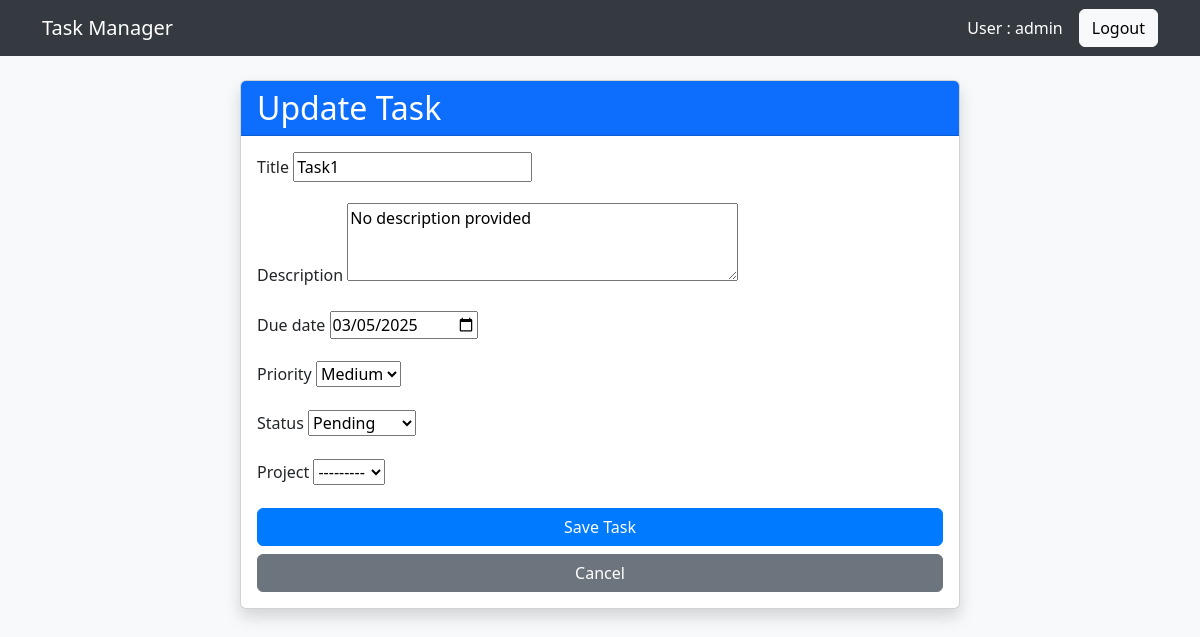
Screenshot of /tasks/5/update/ (signed in) with the database file from the repository.
### user/models.py (models this page shows, shortened)
class Task(models.Model):
    PRIORITY_CHOICES = [
        ('Low', 'Low'),
        ('Medium', 'Medium'),
        ('High', 'High'),
    ]
    STATUS_CHOICES = [
        ('Pending', 'Pending'),
        ('In Progress', 'In Progress'),
        ('Completed', 'Completed'),
    ]
    title = models.CharField(max_length=255)
    description = models.TextField(default="No description provided")
    due_date = models.DateField(default=date.today)
    priority = models.CharField(max_length=10, choices=PRIORITY_CHOICES, default='Medium')
    status = models.CharField(max_length=15, choices=STATUS_CHOICES, default='Pending')
    user = models.ForeignKey(User, on_delete=models.CASCADE)
    project = models.ForeignKey(Project, on_delete=models.CASCADE, related_name='tasks', null=True, blank=True)
    created_date = models.DateTimeField(auto_now_add=True)
    updated_date = models.DateTimeField(auto_now=True)
    class Meta:
        ordering = ['due_date', 'priority']

### user/views.py (the view)
# urls.py: path('tasks/<int:task_id>/update/', views.update_task, name='update_task'),
@login_required
def update_task(request, task_id):
    task = get_object_or_404(Task, id=task_id)
    if not check_task_permission(request.user, task, 'edit'):
        raise PermissionDenied("You don't have permission to edit this task.")
    if request.method == "POST":
        form = TaskForm(request.user, request.POST, instance=task)
        if form.is_valid():
            form.save()
            messages.success(request, 'Task updated successfully!')
            return redirect('task_list')
    else:
        form = TaskForm(request.user, instance=task)
    return render(request, 'task_form.html', {'form': form, 'action': 'Update'})

### user/forms.py
class TaskForm(forms.ModelForm):
    class Meta:
        model = Task
        fields = ['title', 'description', 'due_date', 'priority', 'status', 'project']
        widgets = {
            'description': forms.Textarea(attrs={'rows': 3}),
            'due_date': forms.DateInput(attrs={'type': 'date'}),
        }
    def __init__(self, user, *args, **kwargs):
        super(TaskForm, self).__init__(*args, **kwargs)
        own_projects = list(Project.objects.filter(user=user))
        shared_task_projects = set(Project.objects.filter(
            tasks__taskpermission__user=user,
            tasks__taskpermission__permission_type__in=['edit', 'admin']
        ).distinct())
        all_available_projects = own_projects.copy()
        for project in shared_task_projects:
            if project not in own_projects:
                all_available_projects.append(project)
        self.fields['project'].queryset = Project.objects.filter(
            id__in=[p.id for p in all_available_projects]
        )

### user/models.py (called while the page is built)
    def __str__(self):
        return self.name

### user/views.py (called while the page is built, shortened)
def check_task_permission(user, task, required_permission='view'):
    if user.is_superuser:
        return True  # Admins have full access

### templates/task_form.html (shortened to what this page needs)
{% extends 'base.html' %}
{% block content %}
<div class="container">
    <div class="row justify-content-center">
        <div class="col-md-8">
            <div class="card shadow">
                <div class="card-header bg-primary text-white">
                    <h2 class="mb-0">{{ action }} Task</h2>
                </div>
                <div class="card-body">
                    <form method="POST">
                        {% for field in form %}
                        <div class="mb-3">
                            <label for="{{ field.id_for_label }}" class="form-label">{{ field.label }}</label>
                            {{ field }}
                        </div>
                        {% endfor %}
                        <div class="d-grid gap-2">
                            <button type="submit" class="btn btn-primary">Save Task</button>
                            <a href="{% url 'task_list' %}" class="btn btn-secondary">Cancel</a>
                        </div>
                    </form>
                </div>
            </div>
        </div>
    </div>
</div>
{% endblock %}

### templates/base.html (shortened to what this page needs)
<!DOCTYPE html>
<html lang="en">
<head>
    <link rel="stylesheet" href="https://cdn.jsdelivr.net/npm/bootstrap@5.3.0/dist/css/bootstrap.min.css">
</head>
<body>
    <nav class="navbar navbar-expand-lg">
        <div class="container">
            <a class="navbar-brand" href="{% url 'landing_page' %}">Task Manager</a>
            <div class="d-flex align-items-center">
                {% if user.is_authenticated %}
                    <span class="navbar-text me-3">User : {{ user.username }}</span>
                    <a class="btn btn-light" href="{% url 'logout' %}">Logout</a>
                {% else %}
                    <a class="btn btn-light me-2" href="{% url 'login' %}">Login</a>
                    <a class="btn btn-light" href="{% url 'register' %}">Register</a>
                {% endif %}
            </div>
        </div>
    </nav>
    <div class="container mt-4">
        {% block content %}
        {% endblock %}
    </div>
</body>
</html>

### templates/base.html (style rules this page uses)
body { background-color: #f8f9fa; }
.navbar { background-color: #343a40; }
.navbar-brand, .navbar-text { color: white !important; }
.btn-primary { background-color: #007bff; border-color: #007bff; }

### rows the page displays
Task: form "Task1" "No description provided" "03/05/2025" "Medium" "Pending" "---------"

### other values shown
{{ user.username }} "admin"
{{ action }} "Update"
{{ field.label }} "Title" "Description" "Due date" "Priority" "Status" "Project"
